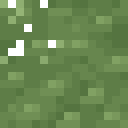
#> input picture tools/feuillage/origine/GreenLeaf.png, 16 x 16 px (shown 8 times larger); its folder holds 4 pictures in this run
$ python ajourer.py
#> lines starting #> are read from the running program, lines starting #| are printed output that depends on the picture
#!/usr/bin/env python3
# Copyright 2026 The Terasology Foundation
# SPDX-License-Identifier: Apache-2.0
"""Ajoure les tuiles de feuillage : des trous repartis, pour voir a travers.

    python tools/feuillage/ajourer.py

Part des tuiles d'origine de CoreAssets, gardees dans origine/, et ecrit les
tuiles ajourees dans modules/CoreAssets/assets/blockTiles/plant/foliage/.
Les trous sont semes uniformement sur le tore 16x16 — la tuile se repete
sans bande vide — et le texel sous un trou s'eclaire, celui au-dessus
s'assombrit : la lumiere vient d'en haut. Le tirage est fixe, donc relancer
le script redonne les memes images au bit pres.
"""
from __future__ import annotations

import pathlib
import random

from PIL import Image

ROOT = pathlib.Path(__file__).resolve().parents[2]
ORIGINE = pathlib.Path(__file__).resolve().parent / "origine"
SORTIE = ROOT / "modules/CoreAssets/assets/blockTiles/plant/foliage"

N = 16
TUILES = ["GreenLeaf", "DarkGreenLeaf", "LightGreenLeaf", "RedLeaf"]
# Part de la tuile qui reste pleine : deux cinquiemes de jour.
COUVERTURE = 0.64
# Ecart minimal entre deux trous, en texels, sur le tore.
ECART = 2.8


def masque(graine: int) -> list[list[bool]]:
    """Vrai la ou la feuille est pleine."""
    rng = random.Random(graine)
    plein = [[True] * N for _ in range(N)]
    centres: list[tuple[int, int]] = []

    def isole(x: int, y: int) -> bool:
        for cx, cy in centres:
            dx = min(abs(x - cx), N - abs(x - cx))
            dy = min(abs(y - cy), N - abs(y - cy))
            if dx * dx + dy * dy < ECART * ECART:
                return False
        return True

    essais = 0
    while sum(map(sum, plein)) > COUVERTURE * N * N and essais < 20000:
        essais += 1
        x, y = rng.randrange(N), rng.randrange(N)
        if not isole(x, y):
            continue
        centres.append((x, y))
        trou = [(x, y)]
        for _ in range(rng.randrange(4, 8)):
            bx, by = rng.choice(trou)
            dx, dy = rng.choice([(1, 0), (-1, 0), (0, 1), (0, -1)])
            trou.append(((bx + dx) % N, (by + dy) % N))
        for tx, ty in trou:
            plein[ty][tx] = False
    # Un texel plein qui ne tient a rien n'est pas une feuille, c'est du bruit : il tombe.
    for y in range(N):
        for x in range(N):
            voisins = sum(plein[(y + dy) % N][(x + dx) % N] for dx, dy in [(1, 0), (-1, 0), (0, 1), (0, -1)])
            if plein[y][x] and voisins < 2:
                plein[y][x] = False
    return plein


def ajourer(nom: str, graine: int) -> Image.Image:
#> called with nom = 'GreenLeaf', graine = 1000
    source = Image.open(ORIGINE / f"{nom}.png").convert("RGBA")
#> source is the input picture: PIL image 16x16 RGBA; mean R, G, B, A 98.6, 128.9, 74.8, 248
    teintes = sorted({p[:3] for p in source.getdata() if p[3] > 127}, key=sum)
#> teintes = [(85, 116, 64), (86, 118, 64), (87, 119, 65), (94, 125, 71), (95, 126, 71), (103, 134, 78), (112, 143, 85), (121, 152, 92), (129, 161, 99), (138, 169, 110), (140, 171, 112), (143, 174, 113), (145, 176, 115), (149, 180, 118)]
    plein = masque(graine)
    rng = random.Random(graine + 1)
    tuile = Image.new("RGBA", (N, N), (0, 0, 0, 0))
#> tuile: PIL image 16x16 RGBA; every value is 0
    for y in range(N):
        for x in range(N):
            if not plein[y][x]:
                continue
            r, g, b, a = source.getpixel((x, y))
            couleur = (r, g, b) if a > 127 else teintes[len(teintes) // 2]
            if not plein[(y - 1) % N][x]:
                couleur = teintes[-1 - rng.randrange(2)]
            elif not plein[(y + 1) % N][x]:
                couleur = teintes[rng.randrange(2)]
            tuile.putpixel((x, y), couleur + (255,))
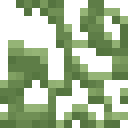
#> tuile: PIL image 16x16 RGBA (shown 8 times larger); mean R, G, B, A 65.9, 84.6, 50.5, 153.4; transparent parts drawn white
    return tuile


def main() -> None:
    for i, nom in enumerate(TUILES):
        tuile = ajourer(nom, 1000 + i)
        tuile.save(SORTIE / f"{nom}.png")
        jour = sum(1 for p in tuile.getdata() if p[3] < 128) / (N * N)
#> jour = 0.398
        print(f"{nom}: {jour:.0%} de jour")
#| GreenLeaf: 40% de jour
#> pass 2 of the loop in main, `for i, nom in enumerate(TUILES):`:
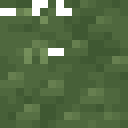
#> input picture tools/feuillage/origine/DarkGreenLeaf.png, 16 x 16 px (shown 8 times larger)
#> in ajourer, source is the input picture: PIL image 16x16 RGBA; mean R, G, B, A 74.2, 98.2, 58.3, 245
#> teintes = [(63, 88, 50), (64, 89, 51), (66, 90, 52), (71, 96, 56), (72, 97, 57), (79, 104, 62), (87, 112, 68), (94, 120, 73), (95, 120, 74), (102, 127, 79), (103, 127, 80), (111, 137, 86), (113, 139, 88), (115, 141, 89), (117, 143, 91), (119, 145, 92)]
#> after the loop in ajourer (call 2), `for y in range(N):`:
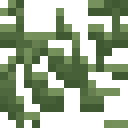
#> tuile: PIL image 16x16 RGBA (shown 8 times larger); mean R, G, B, A 49, 63.3, 38.3, 144.4; transparent parts drawn white
#> jour = 0.434
#| DarkGreenLeaf: 43% de jour
#> pass 3 of the loop in main, `for i, nom in enumerate(TUILES):`:
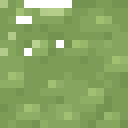
#> input picture tools/feuillage/origine/LightGreenLeaf.png, 16 x 16 px (shown 8 times larger)
#> in ajourer, source is the input picture: PIL image 16x16 RGBA; mean R, G, B, A 126.9, 156.5, 89.1, 245
#> teintes = [(116, 147, 80), (118, 148, 81), (119, 150, 82), (125, 156, 87), (134, 165, 94), (143, 174, 101), (151, 183, 107), (152, 183, 108), (160, 191, 114), (161, 192, 114), (174, 199, 135), (176, 201, 137), (179, 203, 138), (181, 206, 140), (185, 210, 143)]
#> after the loop in ajourer (call 3), `for y in range(N):`:
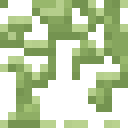
#> tuile: PIL image 16x16 RGBA (shown 8 times larger); mean R, G, B, A 81.9, 98.6, 59.3, 146.4; transparent parts drawn white
#> jour = 0.426
#| LightGreenLeaf: 43% de jour
#> the loop made 4 passes; the first 3 are shown


if __name__ == "__main__":
    main()
